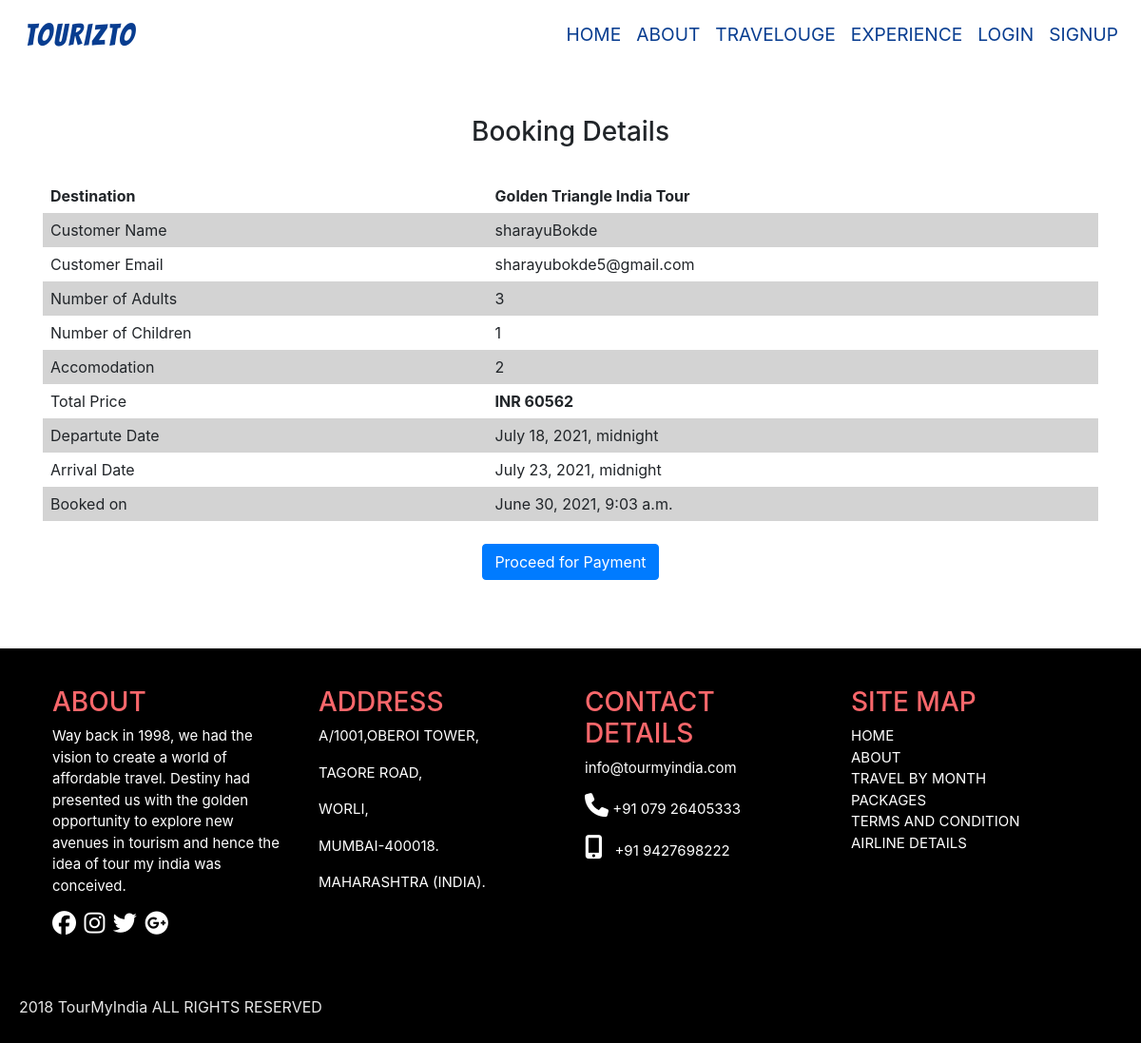
Screenshot of /Payments/checkout/2/ with the database file from the repository.
### Payments/models.py (models this page shows, shortened)
class Booking(models.Model):
    customer_name = models.ForeignKey(User, on_delete=models.CASCADE)
    customer_email = models.EmailField()
    states = [
        ('Andhra Pradesh', 'Andhra Pradesh'),
        ('Arunachal Pradesh', 'Arunachal Pradesh'),
        ('Assam', 'Assam'),
        ('Bihar', 'Bihar'),
        ('Chhattisgarh', 'Chhattisgarh'),
        ('Goa', 'Goa'),
        ('Gujarat', 'Gujarat'),
        ('Haryana', 'Haryana'),
        ('Himachal Pradesh', 'Himachal Pradesh'),
        ('Jammu and Kashmir', 'Jammu and Kashmir'),
        ('Jharkhand', 'Jharkhand'),
        ('Karnataka', 'Karnataka'),
        ('Kerala', 'Kerala'),
        ('Madhya Pradesh', 'Madhya Pradesh'),
        ('Maharashtra', 'Maharashtra'),
        ('Manipur', 'Manipur'),
        ('Meghalaya', 'Meghalaya'),
        ('Mizoram', 'Mizoram'),
        ('Nagaland', 'Nagaland'),
        ('Odisha', 'Odisha'),
        ('Punjab', 'Punjab'),
        ('Rajasthan', 'Rajasthan'),
        ('Sikkim', 'Sikkim'),
        ('Tamil Nadu', 'Tamil Nadu'),
        ('Telangana', 'Telangana'),
        ('Tripura', 'Tripura'),
        ('Uttar Pradesh', 'Uttar Pradesh'),
        ('Uttarakhand', 'Uttarakhand'),
        ('West Bengal', 'West Bengal'),
    ]
    residence_state = models.CharField(max_length=100, choices=states)
    arrival_date = models.DateTimeField("Arrival Date (mm/dd/yyyy)", auto_now=False, auto_now_add=False)
    departure_date = models.DateTimeField("Departure Date (mm/dd/yyyy)", auto_now=False, auto_now_add=False)
    number_of_adults = models.IntegerField()
    number_of_children = models.IntegerField()
    food_choices = [
        ('VEG', 'Vegetarian'),
        ('NON-VEG', 'Non-Vegetarian')
    ]
    food_preference = models.CharField(max_length=10, choices=food_choices)
    accommodation = models.IntegerField()
    timestamp = models.DateTimeField(auto_now_add=True)
    destination = models.ForeignKey(Destination, on_delete=models.CASCADE)
    total_price = models.IntegerField()

### TouriztoApp/models.py (models this page shows, shortened)
class Destination(models.Model):
    name = models.CharField(max_length=200, unique=True)
    state = models.CharField(max_length=100)
    duration = models.CharField(max_length=200)
    tagline = models.CharField(max_length=500)
    abstract = models.CharField(max_length=500)
    description = models.TextField()
    image = models.ImageField(upload_to='pics')
    price = models.IntegerField()
    offer = models.BooleanField(default=False)
    discount = models.IntegerField(default=0)
    highlights = models.TextField()
    itenary_titles = models.TextField()
    itenary = models.TextField()
    likes = models.ManyToManyField(User, related_name='likes', blank=True)

### Payments/views.py (the view)
# urls.py: path('checkout/<int:id>/', views.checkout, name='checkout'),
def checkout(request, id):
    booking = Booking.objects.get(id=id)
    context = {'booking':booking}
    return render(request, 'checkout.html', context)

### templates/checkout.html (shortened to what this page needs)
{% extends 'layout.html' %}
{% load static %}
{% block csscontent %}
    <link rel="stylesheet" type="text/css" href="{% static 'css/mybooking.css' %}">
{% endblock %}
{% block content %}
<div class="container" style="margin: auto;">
    <br>
    <br>
    <h3 style="text-align: center;">Booking Details</h3>
    <br>
    <table>
        <tr>
            <th>Destination</th>
            <th>{{booking.destination.name}}</th>
        </tr>
        <tr>
            <td>Customer Name</td>
            <td>{{booking.customer_name}}</td>
        </tr>
        <tr>
            <td>Customer Email</td>
            <td>{{booking.customer_email}}</td>
        </tr>
        <tr>
            <td>Number of Adults</td>
            <td>{{booking.number_of_adults}}</td>
        </tr>
        <tr>
            <td>Number of Children</td>
            <td>{{booking.number_of_children}}</td>
        </tr>
        <tr>
            <td>Accomodation</td>
            <td>{{booking.accommodation}}</td>
        </tr>
        <tr>
            <td>Total Price</td>
            <td><b>INR {{booking.total_price}}</b></td>
        </tr>
        <tr>
            <td>Departute Date</td>
            <td> {{booking.departure_date}}</td>
        </tr>
        <tr>
            <td>Arrival Date</td>
            <td>{{booking.arrival_date}}</td>
        </tr>
        <tr>
            <td>Booked on</td>
            <td>{{booking.timestamp}}</td>
        </tr>
    </table>
    <br>
    <div style="text-align: center;">
        <a href="{% url 'cart' booking.id %}">
            <button class="btn btn-primary">Proceed for Payment</button>
        </a>
    </div>
    <br>
    <br>
    <br>
  </div>
{% endblock %}

### static/css/layout.css (style rules this page uses)
* { padding:0; margin: 0; }

### static/css/mybooking.css (style rules this page uses)
table { border-collapse: collapse; width: 100%; }
th, td { text-align: left; padding: 8px; }
tr:nth-child(even) { background-color: lightgrey; }

### rows the page displays
Booking: destination.name "Golden Triangle India Tour", customer_name "sharayuBokde", customer_email "sharayubokde5@gmail.com", number_of_adults "3", number_of_children "1", accommodation "2", total_price "60562", departure_date "July 18, 2021, midnight", arrival_date "July 23, 2021, midnight", timestamp "June 30, 2021, 9:03 a.m."
